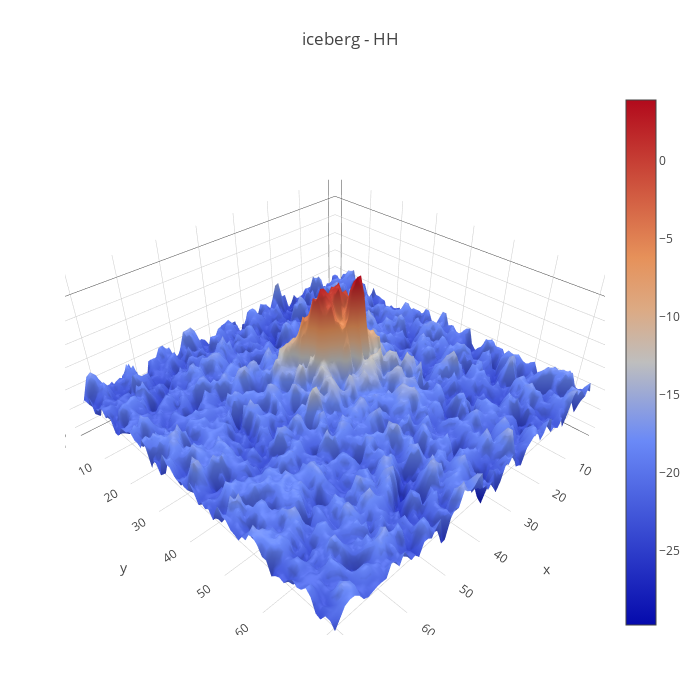
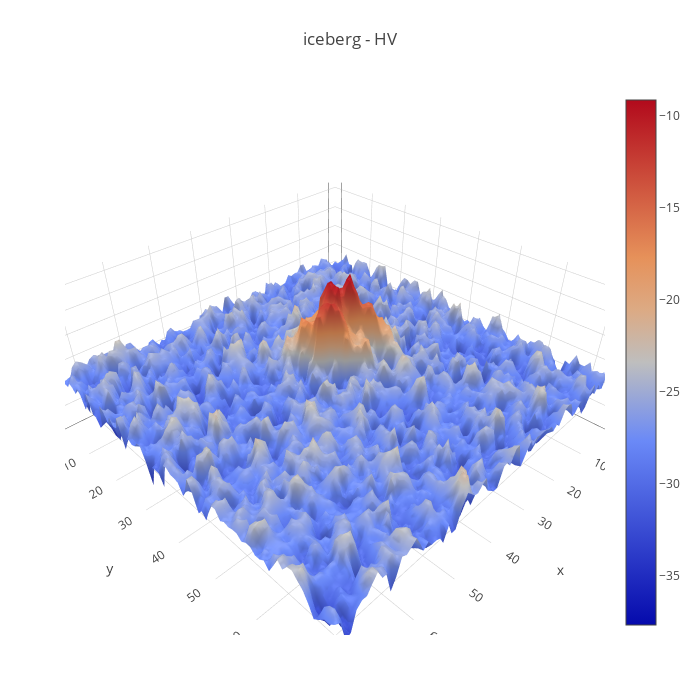
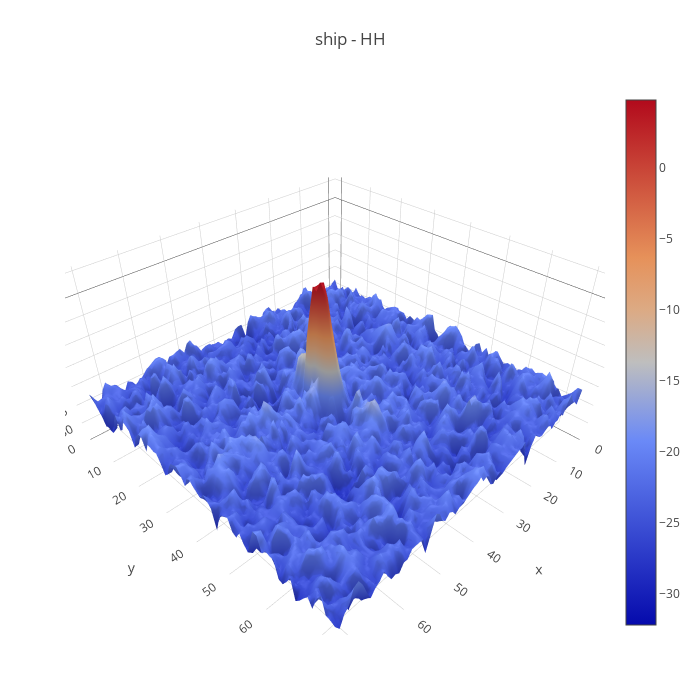
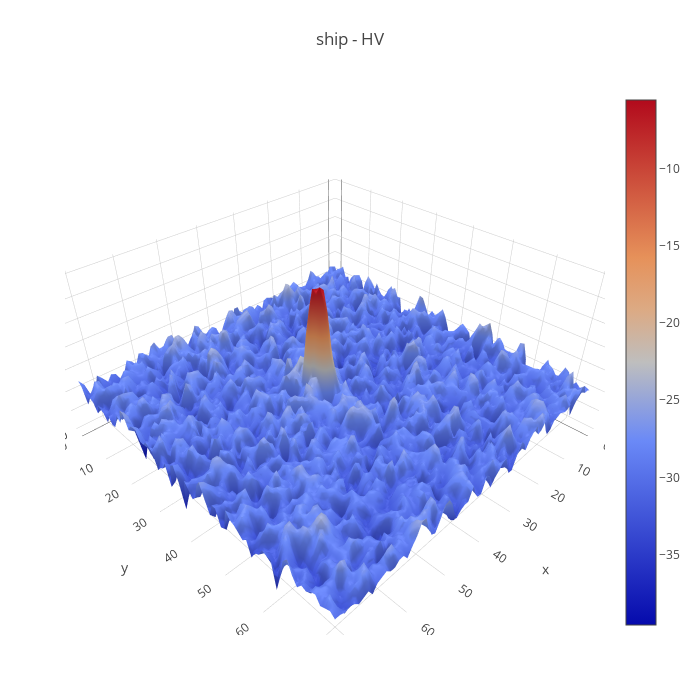

Write notebook code for charts like these, in order.
### Code cell
plotmy3d(X_band_1[5,:,:], 'iceberg - HH')
plotmy3d(X_band_2[5,:,:], 'iceberg - HV')
target_train[5]
plotmy3d(X_band_1[3,:,:], 'ship - HH')
plotmy3d(X_band_2[3,:,:], 'ship - HV')
target_train[3]

### Figure 1 — Plotly figure (JSON) as saved in the notebook; plotly's stock layout.template omitted (floating-point values rounded to 4 significant figures; data arrays with more than 128 entries replaced by an {"elided": "..."} marker saying what was removed)
{"data": [{"type": "surface", "z": {"elided": "75x75 float values"}}], "layout": {"autosize": false, "height": 700, "margin": {"b": 65, "l": 65, "r": 50, "t": 90}, "title": "iceberg - HH", "width": 700}}

### Figure 2 — Plotly figure (JSON) as saved in the notebook; plotly's stock layout.template omitted (floating-point values rounded to 4 significant figures; data arrays with more than 128 entries replaced by an {"elided": "..."} marker saying what was removed)
{"data": [{"type": "surface", "z": {"elided": "75x75 float values"}}], "layout": {"autosize": false, "height": 700, "margin": {"b": 65, "l": 65, "r": 50, "t": 90}, "title": "iceberg - HV", "width": 700}}

### Figure 3 — Plotly figure (JSON) as saved in the notebook; plotly's stock layout.template omitted (floating-point values rounded to 4 significant figures; data arrays with more than 128 entries replaced by an {"elided": "..."} marker saying what was removed)
{"data": [{"type": "surface", "z": {"elided": "75x75 float values"}}], "layout": {"autosize": false, "height": 700, "margin": {"b": 65, "l": 65, "r": 50, "t": 90}, "title": "ship - HH", "width": 700}}

### Figure 4 — Plotly figure (JSON) as saved in the notebook; plotly's stock layout.template omitted (floating-point values rounded to 4 significant figures; data arrays with more than 128 entries replaced by an {"elided": "..."} marker saying what was removed)
{"data": [{"type": "surface", "z": {"elided": "75x75 float values"}}], "layout": {"autosize": false, "height": 700, "margin": {"b": 65, "l": 65, "r": 50, "t": 90}, "title": "ship - HV", "width": 700}}
